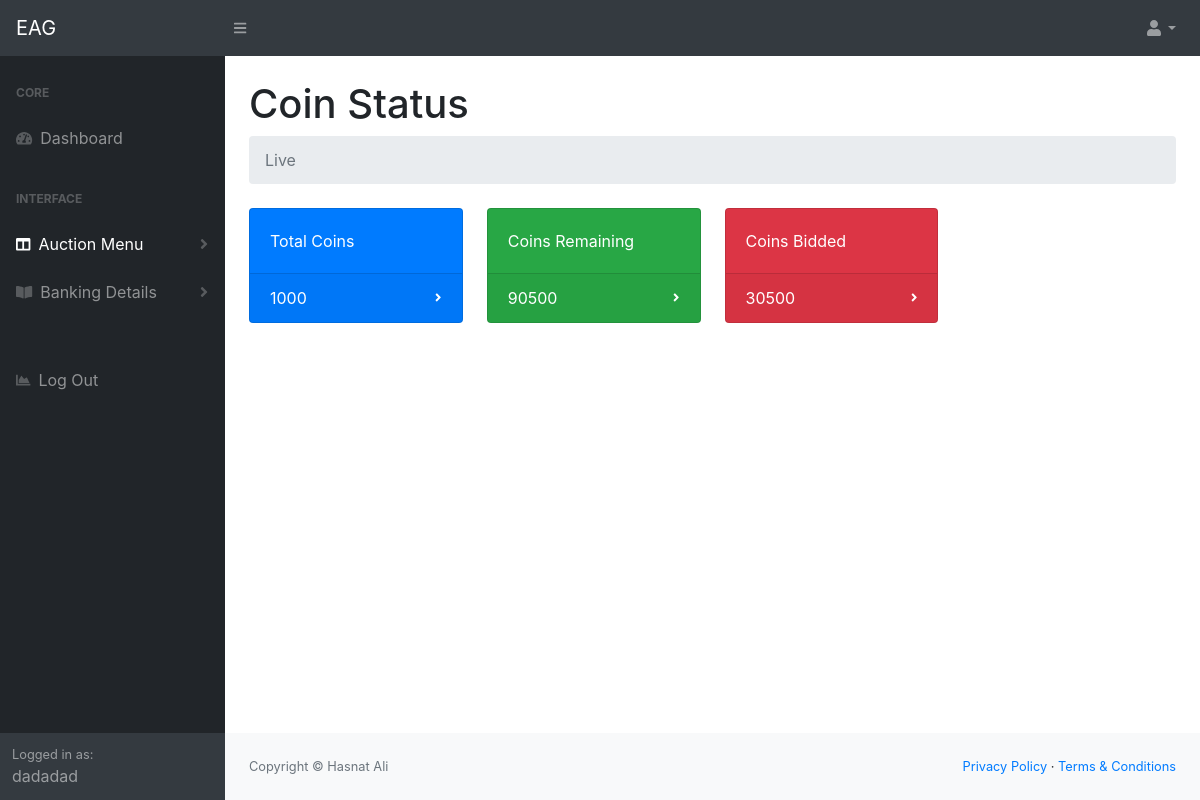
Before: /CoinStatus/ (signed in) with the older database file.
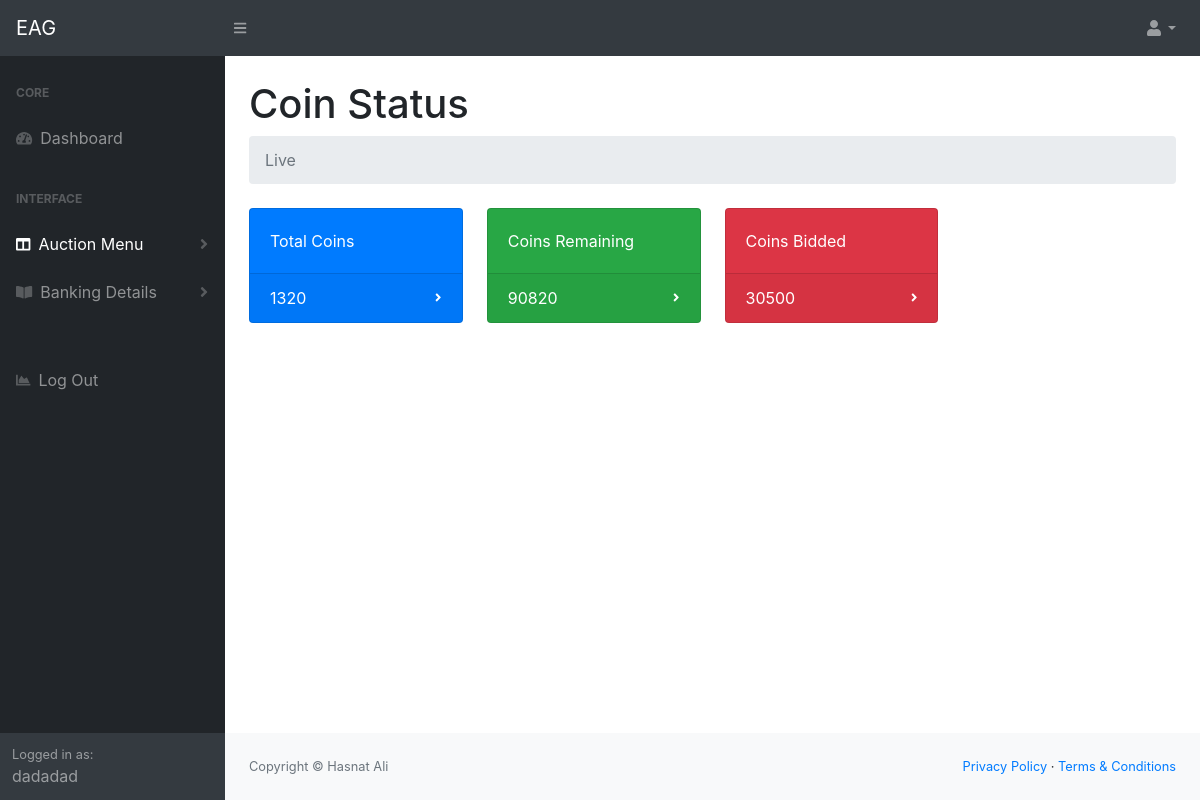
After: the same page with the newer database file.
### dashboard/models.py (models this page shows, shortened)
class Coins(models.Model):
    customer = models.ForeignKey(Customer, null=True, on_delete= models.SET_NULL)
    total = models.IntegerField(default=0)
    bided = models.IntegerField(default=0)
    remaining = models.IntegerField(default=0)
    date_created = models.DateTimeField(auto_now_add=True, null=True)

### dashboard/views.py (the view)
# urls.py: path('CoinStatus/', views.coinstatus, name="coin_status"),
@login_required(login_url="homepage")
def coinstatus(request):
    customer = request.user.customer
    coins = customer.coins_set.all()
    bids = customer.bids_set.all()
    totalbids = bids.count()
    context = {
        'customer': customer,
        'coins':  coins,
        'bids': bids,
    }
    return render(request, 'dashboard/dist/CoinStatus.html', context)

### dashboard/templates/dashboard/dist/CoinStatus.html (shortened to what the changed rows need)
<!DOCTYPE html>
{% load static %}
<html lang="en">
    <head>
        <link href="{%static 'css/styles.css' %}" rel="stylesheet" />
        <link href="https://cdn.datatables.net/1.10.20/css/dataTables.bootstrap4.min.css" rel="stylesheet" />
    </head>
    <body class="sb-nav-fixed">
        <div id="layoutSidenav">
            <div id="layoutSidenav_content">
                <main>
                    <div class="container-fluid">
                        <h1 class="mt-4">Coin Status</h1>
                        <div class="row">
                            {% for coin in coins %}
                                <div class="col-xl-3 col-md-6">
                                    <div class="card bg-primary text-white mb-4">
                                        <div class="card-body">Total Coins</div>
                                        <div class="card-footer d-flex align-items-center justify-content-between">
                                        {{coin.total}}
                                            <div class="small text-white"><i class="fas fa-angle-right"></i></div>
                                        </div>
                                    </div>
                                </div>
                                <div class="col-xl-3 col-md-6">
                                    <div class="card bg-success text-white mb-4">
                                        <div class="card-body">Coins Remaining</div>
                                        <div class="card-footer d-flex align-items-center justify-content-between">
                                        {{coin.remaining}}
                                            <div class="small text-white"><i class="fas fa-angle-right"></i></div>
                                        </div>
                                    </div>
                                </div>
                                <div class="col-xl-3 col-md-6">
                                    <div class="card bg-danger text-white mb-4">
                                        <div class="card-body">Coins Bidded</div>
                                        <div class="card-footer d-flex align-items-center justify-content-between">
                                        {{coin.bided}}
                                            <div class="small text-white"><i class="fas fa-angle-right"></i></div>
                                        </div>
                                    </div>
                                </div>
                            {% endfor %}
                        </div>
                </main>
            </div>
        </div>
    </body>
</html>

Changed rows visible on the page:
changed Coins: total "1000" → "1320"; remaining "90500" → "90820"
